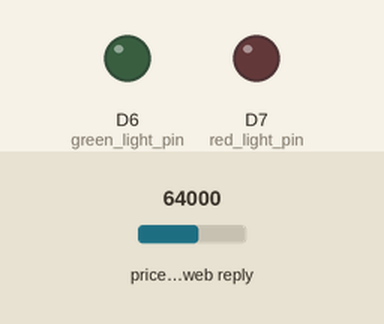
Simulated run of this program. Board: ESP8266 (NodeMCU). On the bench: output pins drawn as LEDs (lit = HIGH). Inputs (shaded band) come from the test bench; at power-on: price in the web reply 64000. WiFi joins after 1.5 s; servers stay silent unless stated; web services answer with replies made up by the test bench; what the program prints to the serial monitor is not drawn.

Above: at 3.7 s.
3.8 s: price in the web reply set to 21580
At 15.9 s:
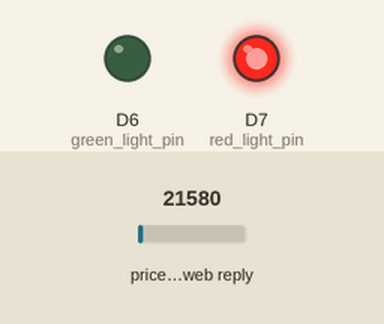
16.2 s: price in the web reply set to 39750
At 22.5 s:
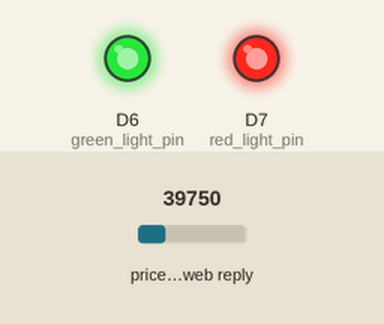
At 28.3 s:
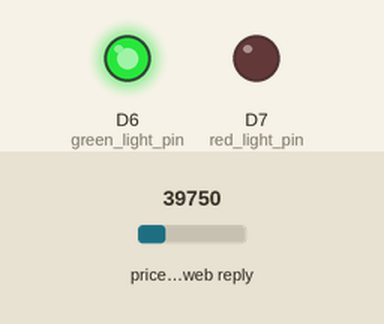
28.6 s: price in the web reply set to 59500
41.0 s: price in the web reply set to 79250
Timing chart, 0 to 60.4 s (numbered marks = the images above; inputs shaded):
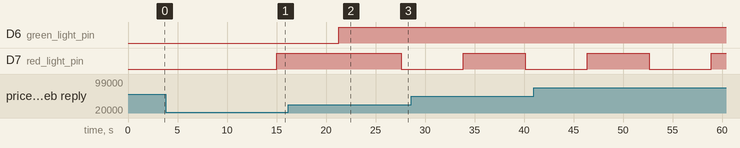

Measured:
- after the input at 3.8 s, D6 (green_light_pin): stays LOW (without the input it goes to HIGH after 11.2 s)
- after the input at 16.2 s, D7 (red_light_pin): HIGH → LOW after 11.4 s

The program:

main.cpp
```cpp
// Simple program with microcontroller NodeMCU esp8266 with led notification live feed btc-eur price (Binance API)
// Lazaros Psarokostas
// 2022

#include <Arduino.h>
#include <ESP8266WiFi.h>
#include <WiFiClientSecure.h>
#include <ESP8266WebServer.h>
#include <ESP8266HTTPClient.h>
#include <ArduinoJson.h>
#include <BoardConfig.h>

int red_light_pin = D7;
int green_light_pin = D6;
const char *host = "api.binance.com";
const int httpsPort = 443; // HTTPS= 443 and HTTP = 80

int brightness = 0; // how bright the LED is
int fadeAmount = 5; // how many points to fade the LED by
void setup()
{
  Serial.begin(115200);
  // Serial.println("test from file: " + String(ssid));
  WiFi.mode(WIFI_OFF); // Prevents reconnection issue (taking too long to connect)
  delay(1000);
  WiFi.mode(WIFI_STA);        // Only Station No AP, This line hides the viewing of ESP as wifi hotspot
  WiFi.begin(ssid, password); // Connect to your WiFi router
  Serial.print("Connecting");

  // Wait for connection
  while (WiFi.status() != WL_CONNECTED)
  {
    delay(500);
    Serial.print(".");
  }

  // If connection successful show IP address in serial monitor
  Serial.println("");
  Serial.print("Connected to ");
  Serial.println(ssid);
  Serial.print("IP address: ");
  Serial.println(WiFi.localIP()); // IP address assigned to your ESP

  pinMode(red_light_pin, OUTPUT);
  pinMode(green_light_pin, OUTPUT);
}

void RGB_color(int red_light_value, int green_light_value)
{
  analogWrite(red_light_pin, red_light_value);
  analogWrite(green_light_pin, green_light_value);
}

double num, num_older2 = 00000.00;
void loop()
{
  DynamicJsonDocument doc(1024);
  WiFiClientSecure httpsClient; // Declare object of class WiFiClient
  httpsClient.setFingerprint(fingerprint);
  httpsClient.setTimeout(5000); // 5 Seconds
  int r = 0;                    // retry counter
  while ((!httpsClient.connect(host, httpsPort)) && (r < 30))
  {
    delay(2000);
    Serial.print(".");
    r++;
  }

  // GET Data
  String Link = "/api/v3/ticker/price?symbol=BTCEUR";

  httpsClient.print(String("GET ") + Link + " HTTP/1.1\r\n" +
                    "Host: " + host + "\r\n" +
                    "Connection: close\r\n\r\n");

  while (httpsClient.connected())
  {
    String line = httpsClient.readStringUntil('\n');
    if (line == "\r")
    {
      break;
    }
  }

  String line;
  std::vector<double> num_olds;
  line = httpsClient.readStringUntil('\n');
  deserializeJson(doc, line);
  JsonObject obj = doc.as<JsonObject>();
  String price = obj["price"];
  num = price.toDouble();
  delay(1000);

  Serial.print("new value: ");
  Serial.println(num);
  Serial.print("previous value: ");
  Serial.println(num_older2);
  Serial.println("-------");

  if (num < num_older2)
  {
    RGB_color(255, 0); // Red
  }

  if (num > num_older2)
  {
    RGB_color(0, 255); // Green
  }

  if (num == 0 || num_older2 == 0)
  {
    RGB_color(0, 0); // Nothing
  }

  if (num == num_older2)
  {
    RGB_color(255, 255); // Red + Green
  }

  num_olds.push_back(num);
  if (!num_olds.empty())
  {
    num_older2 = num_olds[num_olds.size() - 1];
  }
}
```

BoardConfig_example.h
```cpp
#ifndef _BOARD_CONFIG_H
#define _BOARD_CONFIG_H

#define ssid "your_wifi_name" // 2.4 Ghz Wifi name
#define password "your_wifi_password" // Your wifi password
#define fingerprint "5E 4A EY D3 F2 43 FC 52 2F D9 E2 EC A0 6C A8 57 70 DB 58 F7"

#endif
```
